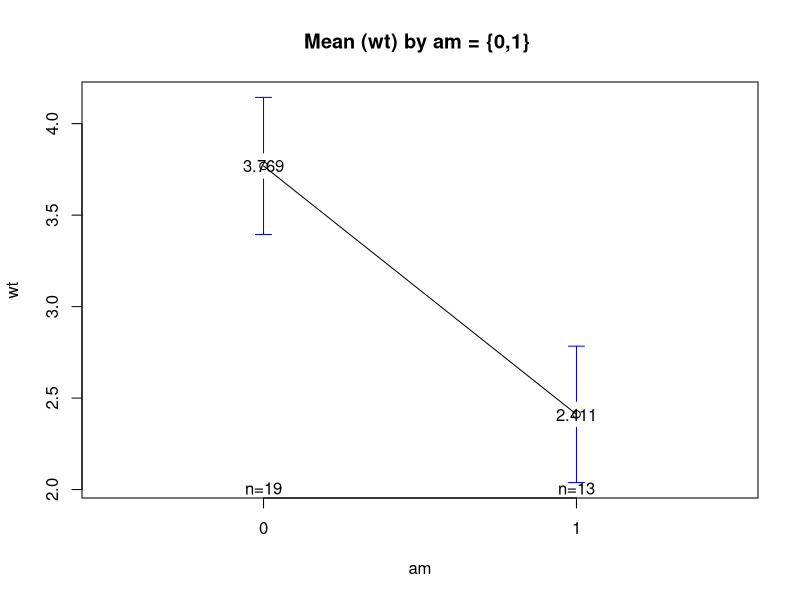
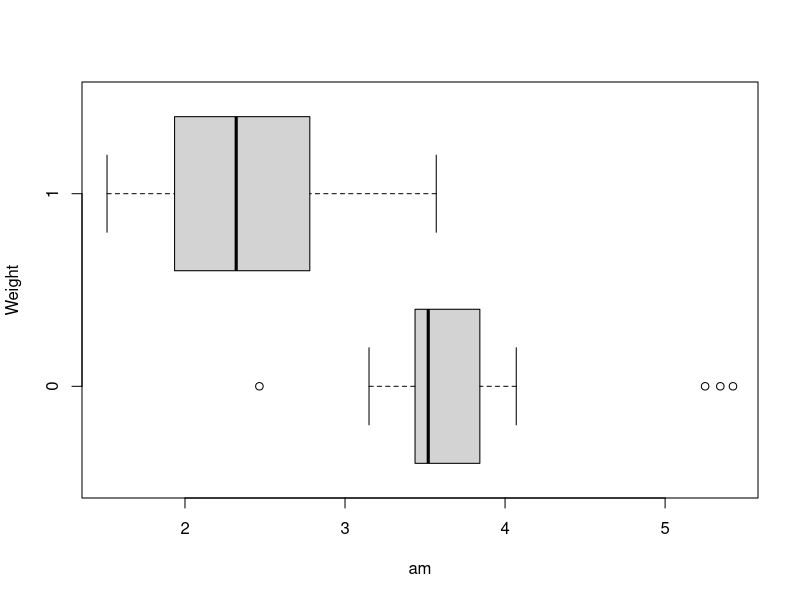
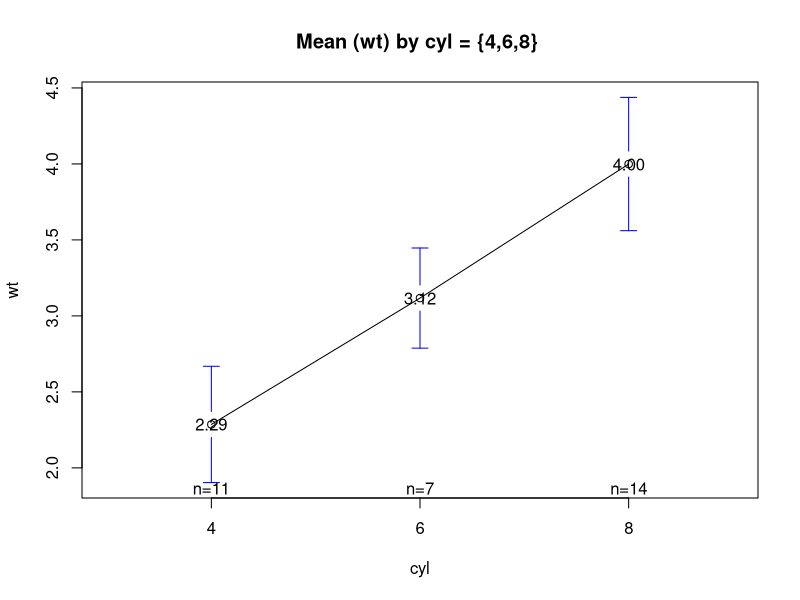
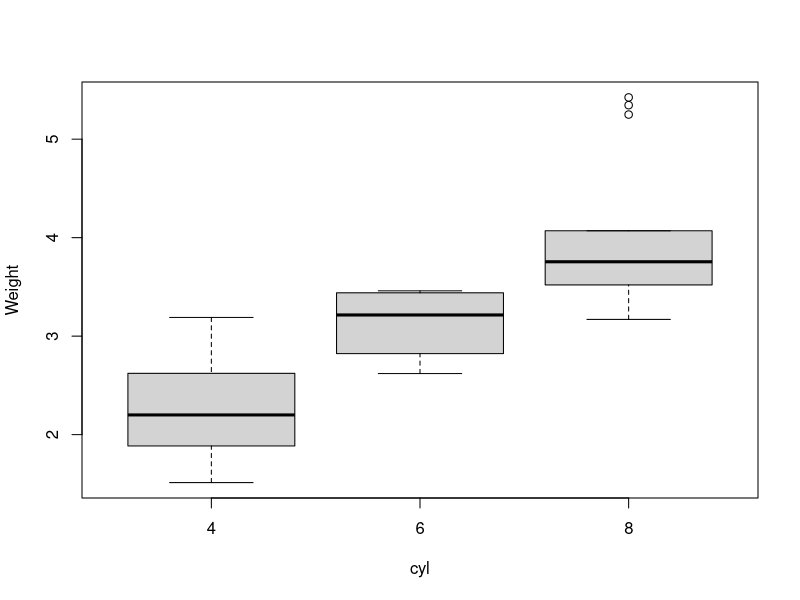
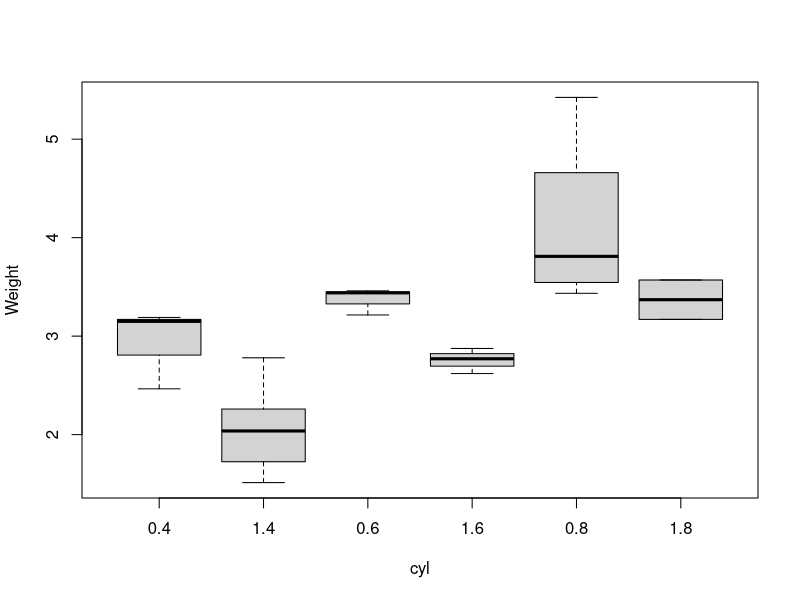
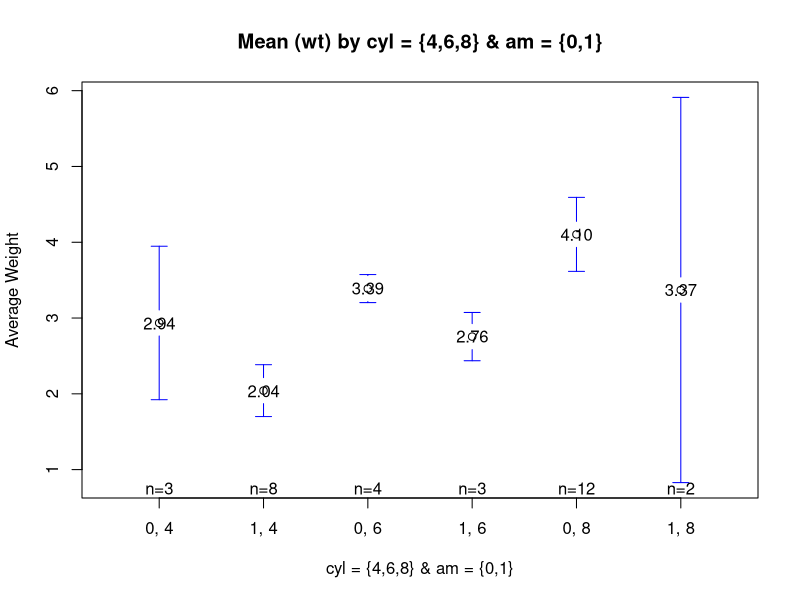

Write the R code that produced these figures, in order.
## ---- chunk 1
# Load the required libraries, suppressing annoying startup messages
library(tibble) 
suppressPackageStartupMessages(library(dplyr))
# Read the mtcars dataset into a tibble called tb
data(mtcars)
tb <- as_tibble(mtcars)
attach(tb)
# Convert several numeric columns into factor variables
tb$cyl <- as.factor(tb$cyl)
tb$vs <- as.factor(tb$vs)
tb$am <- as.factor(tb$am)
tb$gear <- as.factor(tb$gear)

attach(tb)
## ---- chunk 2
aggregate(tb$wt, 
          by = list("am" = tb$am), 
          mean)
aggregate(tb$wt, 
          by = list("am" = tb$am), 
          sd)
## ---- chunk 3
tapply(tb$wt, tb$am, mean)
tapply(tb$wt, tb$am, sd)
## ---- chunk 4
library(gplots)
plotmeans(wt ~ am
          ,data = mtcars
          ,mean.labels = TRUE
          ,digits=3
          ,main = "Mean (wt) by am = {0,1} "
          )
## ---- chunk 5
boxplot(wt~am
        , xlab = "am"
        , ylab = "Weight"
        , horizontal = TRUE
        )
## ---- chunk 6
psych::describeBy(wt, cyl)
## ---- chunk 7
library(gplots)
plotmeans(wt ~ cyl, 
          data = mtcars
          , mean.labels = TRUE
          , digits=2
          , main = "Mean (wt) by cyl = {4,6,8} ")
## ---- chunk 8
boxplot(wt ~ cyl, 
        xlab = "cyl", ylab = "Weight"
        )
## ---- chunk 9
aggregate(wt, 
          by = list("am" =am, "cyl" = cyl),
          mean)
## ---- chunk 10
boxplot(wt ~ am:cyl
        , xlab = "cyl"
        , ylab = "Weight"
        )
## ---- chunk 11
library(gplots)
plotmeans(wt ~ interaction(am, cyl, sep = ", ")
          , data = mtcars
          , mean.labels = TRUE
          , digits=2
          , connect = FALSE
          , main = "Mean (wt) by cyl = {4,6,8} & am = {0,1}"
          , xlab= "cyl = {4,6,8} & am = {0,1}"
          , ylab="Average Weight"
          )
